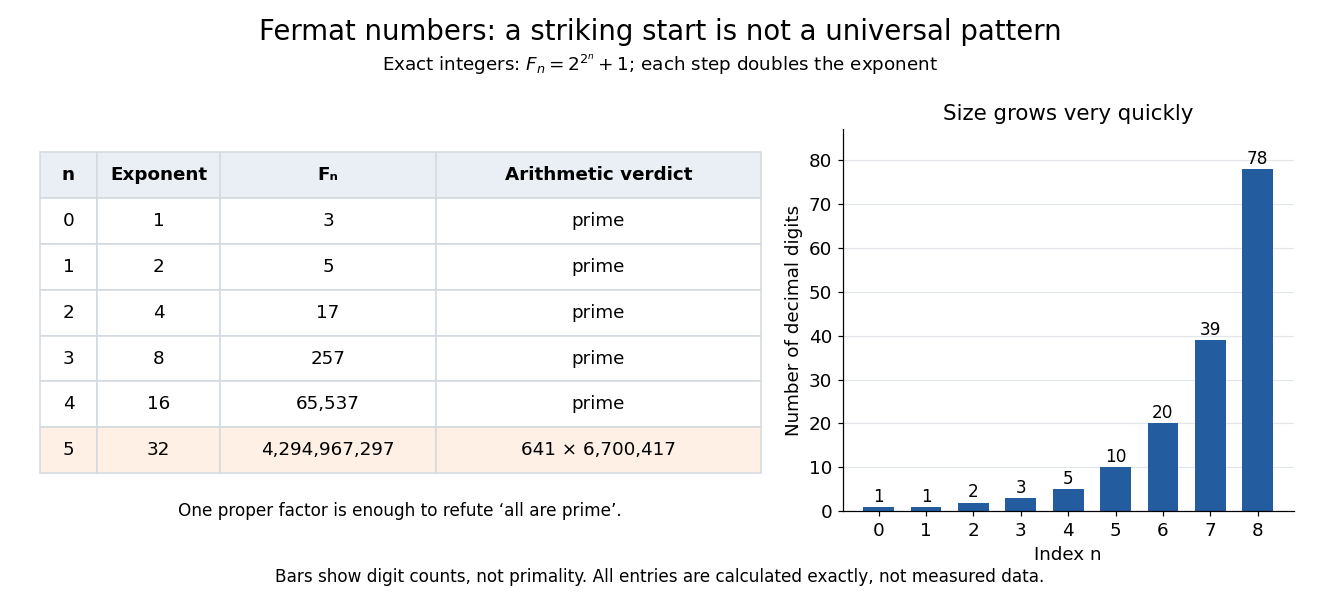

Generate this figure with Python:
"""Original exact-arithmetic illustration of Fermat numbers.

Tested with Python 3.14.4, matplotlib 3.10.7 and numpy 2.3.5.
Run from _media; writes its matching PNG into the current directory.
"""

from pathlib import Path

import matplotlib

matplotlib.use("Agg")
import matplotlib.pyplot as plt


def main():
    numbers = [2 ** (2**n) + 1 for n in range(9)]
    assert numbers[5] == 641 * 6700417
    digits = [len(str(number)) for number in numbers]
    plt.rcParams.update({"font.size": 12, "figure.facecolor": "white"})
    fig, axes = plt.subplots(1, 2, figsize=(12, 5.6), gridspec_kw={"width_ratios": [1.6, 1]})
    fig.subplots_adjust(left=0.03, right=0.98, bottom=0.17, top=0.79, wspace=0.14)
    fig.suptitle("Fermat numbers: a striking start is not a universal pattern", fontsize=18, y=0.97)
    fig.text(0.5, 0.885, r"Exact integers: $F_n=2^{2^n}+1$; each step doubles the exponent", ha="center")
    axes[0].axis("off")
    rows = [[str(n), str(2**n), f"{numbers[n]:,}", "prime" if n < 5 else "641 × 6,700,417"] for n in range(6)]
    table = axes[0].table(cellText=rows, colLabels=["n", "Exponent", "Fₙ", "Arithmetic verdict"], cellLoc="center", colWidths=[0.08, 0.17, 0.30, 0.45], bbox=[0, 0.10, 1, 0.84])
    table.auto_set_font_size(False)
    table.set_fontsize(12)
    for (row, column), cell in table.get_celld().items():
        cell.set_edgecolor("#d2d9e0")
        if row == 0:
            cell.set_facecolor("#e9eff5")
            cell.set_text_props(weight="bold")
        else:
            cell.set_facecolor("#fff0e5" if row == 6 else "white")
    axes[0].text(0.5, 0, "One proper factor is enough to refute ‘all are prime’.", transform=axes[0].transAxes, ha="center", va="center", fontsize=11)
    ax = axes[1]
    ax.bar(range(9), digits, color="#235d9f", width=0.65)
    for n, value in enumerate(digits):
        ax.text(n, value + 1.2, str(value), ha="center", fontsize=11)
    ax.set(xlabel="Index n", ylabel="Number of decimal digits", ylim=(0, 87), xticks=range(9))
    ax.set_title("Size grows very quickly", fontsize=14)
    ax.grid(axis="y", color="#e2e6ea")
    ax.set_axisbelow(True)
    for side in ("top", "right"):
        ax.spines[side].set_visible(False)
    fig.text(0.5, 0.055, "Bars show digit counts, not primality. All entries are calculated exactly, not measured data.", ha="center", fontsize=11)
    fig.savefig(Path(__file__).with_suffix(".png").name, dpi=110, facecolor="white", transparent=False)
    plt.close(fig)


if __name__ == "__main__":
    main()
